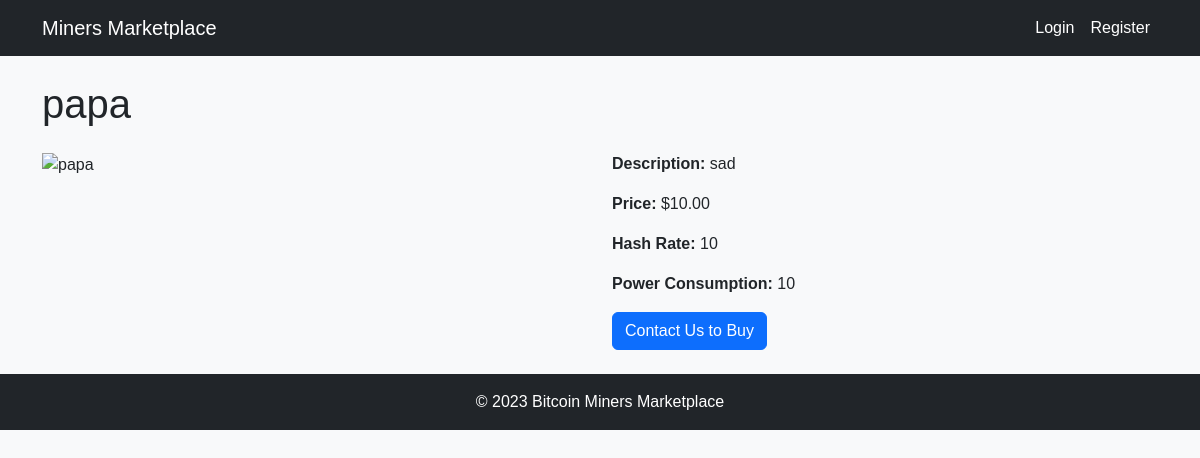
The app's page /miner/1/ with its own data.
### marketplace/models.py (models this page shows, shortened)
class Miner(models.Model):
    seller = models.ForeignKey(User, on_delete=models.CASCADE)
    name = models.CharField(max_length=100)
    description = models.TextField()
    price = models.DecimalField(max_digits=10, decimal_places=2)
    hash_rate = models.CharField(max_length=50)
    power_consumption = models.CharField(max_length=50)
    image = models.ImageField(upload_to='miners/', blank=True, null=True)
    created_at = models.DateTimeField(auto_now_add=True)

### marketplace/views.py (the view)
# urls.py: path('miner/<int:miner_id>/', views.miner_detail, name='miner_detail'),
def miner_detail(request, miner_id):
    miner = Miner.objects.get(id=miner_id)
    return render(request, 'marketplace/miner_detail.html', {'miner': miner})

### marketplace/templates/marketplace/miner_detail.html
{% extends 'marketplace/base.html' %}
{% load static %}
{% block content %}
<h1 class="mb-4">{{ miner.name }}</h1>
<div class="row">
    <div class="col-md-6">
        <img src="{% if miner.image %}{{ miner.image.url }}{% else %}{% static 'images/default.jpg' %}{% endif %}" class="img-fluid" alt="{{ miner.name }}">
    </div>
    <div class="col-md-6">
        <p><strong>Description:</strong> {{ miner.description }}</p>
        <p><strong>Price:</strong> ${{ miner.price }}</p>
        <p><strong>Hash Rate:</strong> {{ miner.hash_rate }}</p>
        <p><strong>Power Consumption:</strong> {{ miner.power_consumption }}</p>
        <a href="#" class="btn btn-primary">Contact Us to Buy</a>
    </div>
</div>
{% endblock %}

### static/css/styles.css (style rules this page uses)
body { font-family: Arial, sans-serif; background-color: #f8f9fa; }

### records on screen
Miner: name "papa", description "sad", price "10.00", hash_rate "10", power_consumption "10"
